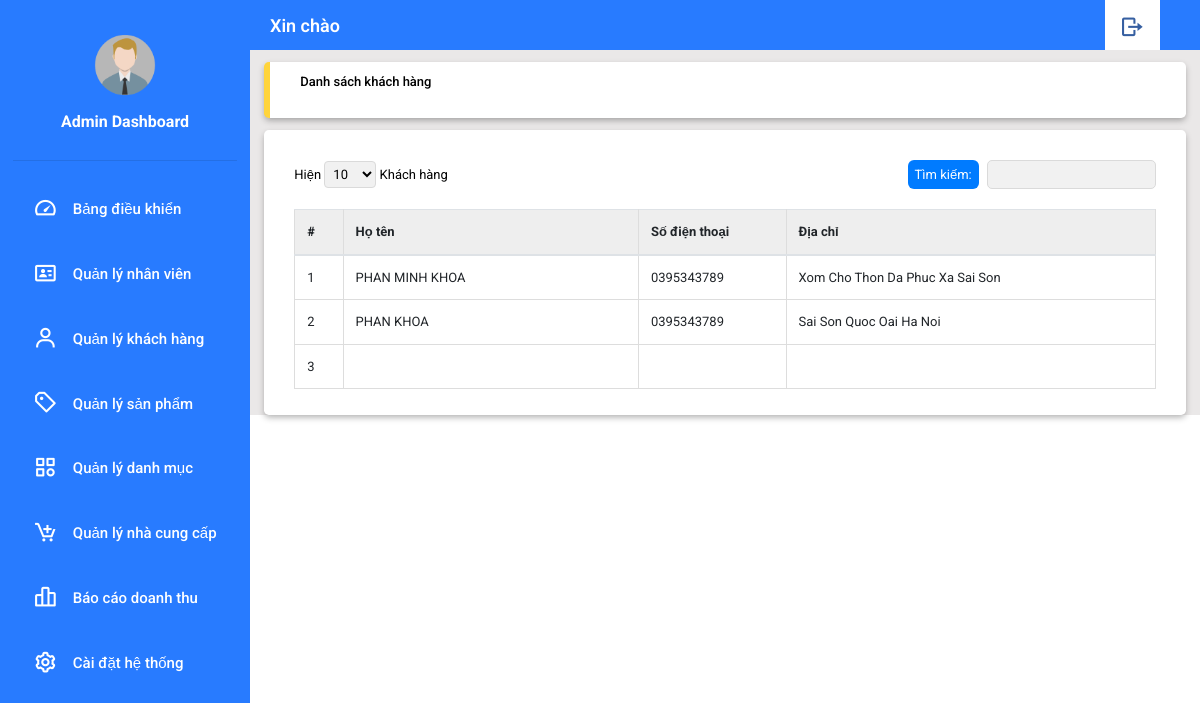
Page /mvc/View/default/Customer.php on the committed database.
### tables this page shows
CREATE TABLE `user` (
  `ID` int(11) NOT NULL,
  `UserName` varchar(50) NOT NULL,
  `PassWord` varchar(50) NOT NULL,
  `Email` varchar(100) DEFAULT NULL,
  `role` tinyint(1) NOT NULL DEFAULT 0,
  `Avatar` varchar(255) DEFAULT NULL,
  `Phone` varchar(10) DEFAULT NULL,
  `FullName` varchar(50) DEFAULT NULL,
  `Address` varchar(100) DEFAULT NULL
);

### mvc/Model/UserModel.php (called while the page is built, shortened)
<?php
class UserModel {
    public static function getAllUser() {
        try {
            $conn = connectDB();
            $query = "SELECT FullName, Phone, Address FROM user WHERE role = 0";
            $stmt = $conn->prepare($query);
            $stmt->execute();
            return $stmt->fetchAll(PDO::FETCH_ASSOC);
        } catch(PDOException $e) {
            return [];
        }
    }
}
?>

### mvc/Controller/UserController.php (called while the page is built, shortened)
<?php
include_once(__DIR__ . '/../Model/UserModel.php');
class UserController {
    public function getAllUser() {
        $userModel = new UserModel();
        return $userModel->getAllUser();
    }
}
?>

### mvc/View/default/Customer.php (the view, shortened to what this page needs)
<?php
include_once('../../Controller/UserController.php');
?>
<!DOCTYPE html>
<html lang="en">
    <head>
        <link href='https://unpkg.com/boxicons@2.1.4/css/boxicons.min.css' rel='stylesheet'>
        <link href="../../assets/admin.css" rel="stylesheet">
        <link rel="stylesheet" href="https://cdn.jsdelivr.net/npm/bootstrap@4.6.2/dist/css/bootstrap.min.css">
    </head>
    <body onload="displayCurrentTime()">
        <div class="wrapper">
            <?php include_once('../admin/slider_bar.php') ?>
            <div class="main">
                <header class="header">
                    <span>Xin chào <?php echo $_SESSION['login']['user']?></span>
                    <a href="../default/logOut.php" title="Log out">
                        <i class="bx bx-log-out bx-rotate-180 bx-sm"></i>
                    </a>
                </header>
                <div class="content">
                    <div class="title-content">
                        <ul class="list-select">
                                <a href="#">Danh sách khách hàng</a>
                        </ul>
                    </div>
                    <div class="main-content">
                        <div class="list-product">
                            <div class="nav-product">
                                <div class="quantity-product">
                                    <span>Hiện
                                        <select style="background:rgb(241, 241, 241); border:1px solid rgb(218, 218, 218); border-radius:4px; padding: 4px 4px">
                                            <option value="10">10</option>
                                        </select>
                                        Khách hàng
                                    </span>
                                </div>
                                <div class="search-product">
                                    <button type="submit" name="submit" id="btn-search">Tìm kiếm: </button>
                                    <input type="search" name="search" id="search">
                                </div>
                            </div>
                            <div class="item-product">
                                <table class="table">
                                    <thead>
                                        <tr class="title-table">
                                            <th width="20">#</th>
                                            <th style="width: 200px;">Họ tên</th>
                                            <th style="width: 100px;">Số điện thoại</th>
                                            <th style="width: 250px;">Địa chỉ</th>
                                        </tr>
                                    </thead>
                                    <tbody>
                                    <?php
                                        $userController = new UserController();
                                        $users = $userController->getAllUser();
                                        $index = 1;
                                        foreach ($users as $user) {
                                    ?>
                                            <tr>
                                                <td><?php echo $index ?></td>
                                                <td> <?php echo $user['FullName'] ?> </td>
                                                <td> <?php echo $user['Phone'] ?> </td>
                                                <td> <?php echo $user['Address'] ?> </td>
                                            </tr>
                                       <?php
                                            $index++;
                                        }
                                        ?>
                                    </tbody>
                                </table>
                            </div>
                        </div>
                    </div>
                </div>
        </div>
    </body>
</html>

### mvc/assets/admin.css (style rules this page uses)
* { padding: 0; margin: 0; box-sizing: border-box; scroll-behavior: smooth; text-decoration: none; font-family: 'Roboto', sans-serif; list-style: none; }
:root { --gray-bg: #f5f5f5; --white-bg: #fff; --text-color: #000; --sb-bg: #287bff; --gray-sb: #C6DEFD; --yellow-sb: rgb(255, 213, 61); }
.wrapper { display: flex; justify-content: space-between; width: 100%; height: 100%; position: relative; }
.main { display: flex; flex-direction: column; width: calc(100% - 250px); position: absolute; right: 0; background: #EAE8E8; }
.header { min-height: 50px; background: #287bff; width: 100%; position: relative; display: flex; align-items: center; }
.header a { position: absolute; right: 0; margin-right: 40px; padding: 13px 15px 8px; background: #fff; color: #365fa1; }
.header span { font-size: 18px; font-weight: 600; color: #fff; margin-left: 20px; }
.content { width: 100%; height: auto; display: flex; flex-direction: column; align-items: center; }
.title-content { max-width: 2150px; width: 97%; display: flex; justify-content: space-between; align-items: center; background: #fff; box-shadow: 0 3px 6px -4px rgba(0,0,0,.16), 0 3px 6px rgba(0,0,0,.23); padding: 10px 30px; border-radius: 0.375em; margin-top: 12px; border-left: 6px solid #FFD43B; font-size: 13px; color:#000; font-weight: 500; }
.title-content a { color: #000; font-weight: 500; }
.main-content { max-width: 2150px; width: 97%; display: flex; flex-direction: column; align-items: start; background: #fff; box-shadow: 0 3px 6px -4px rgba(0,0,0,.16), 0 3px 6px rgba(0,0,0,.23); padding: 10px 30px; border-radius: 0.375em; margin-top: 12px; font-size: 13px; color:#000; height: 100%; }
.list-select { display: flex; align-items: center; }
.list-product { display: flex; flex-direction: column; margin-top: 20px; width: 100%; }
.nav-product { display: flex; justify-content: space-between; align-items: center; }
.search-product { display: flex; justify-content: space-between; align-items: center; }
#search { background: rgb(241, 241, 241); border: 1px solid rgb(218, 218, 218); border-radius: 5px; padding: 4px 8px; outline: none; margin-left: 8px; }
.item-product { margin-top: 20px; width: 100%; }
.table { border: 1px solid rgb(222, 226, 230); width: 100%; }
thead { background: rgb(238, 238, 238); border-bottom: 2px solid rgb(222, 226, 230); }
td,th { border: 1px solid #dddddd; text-align: left; padding: 8px 4px; height: auto; }
#btn-search { padding: 4px 6px; background: #007bFF; color: #fff; border: 1px solid transparent; border-radius: 6px; }

### rows in the picture
user: FullName "PHAN MINH KHOA", Phone "0395343789", Address "Xom Cho Thon Da Phuc Xa Sai Son"
user: FullName "PHAN KHOA", Phone "0395343789", Address "Sai Son Quoc Oai Ha Noi"
